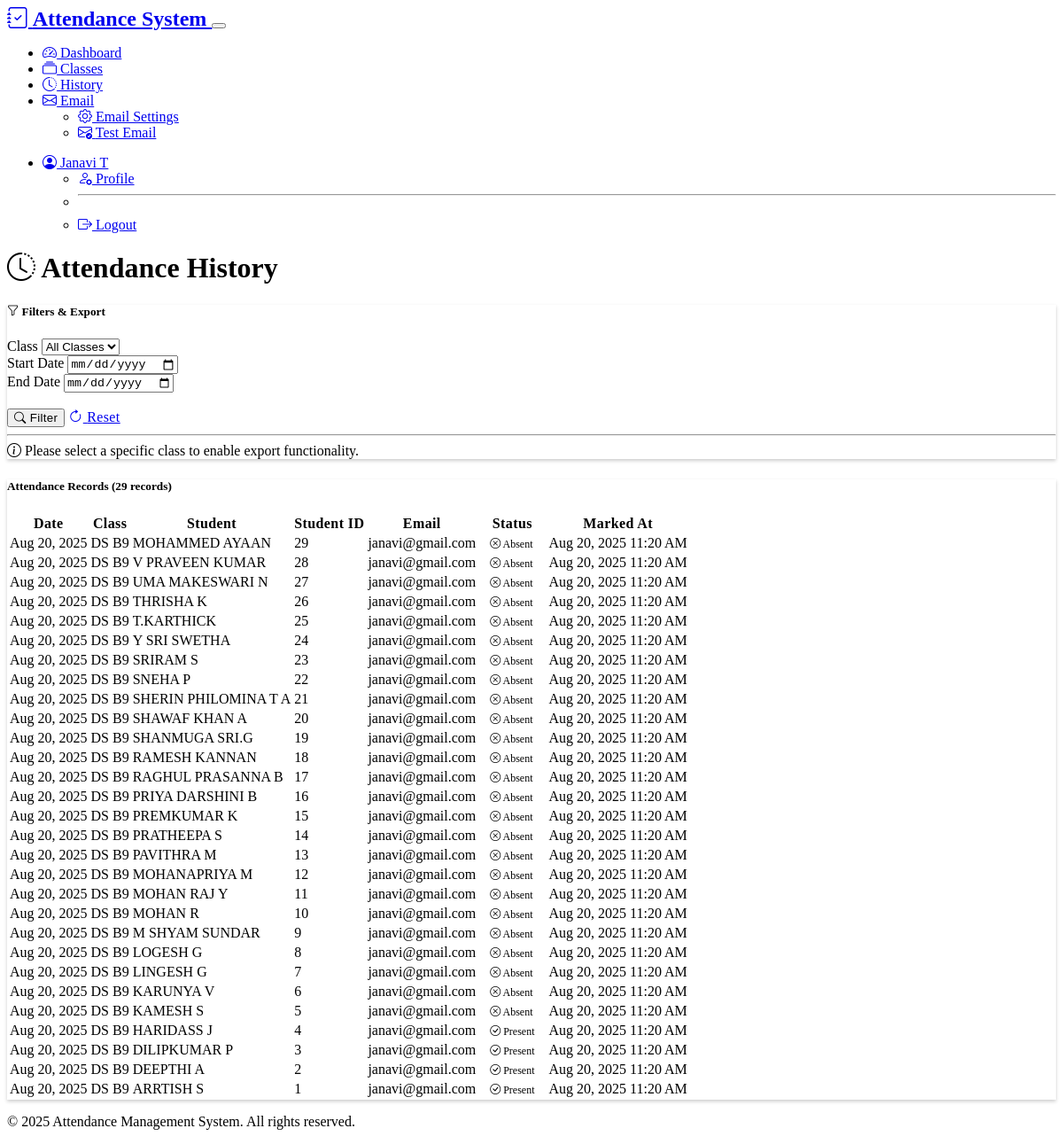
The page /history (signed in) on the database its author committed.
### models.py (models this page shows, shortened)
class Attendance(db.Model):
    id = db.Column(db.Integer, primary_key=True)
    student_id = db.Column(db.Integer, db.ForeignKey('student.id'), nullable=False)
    class_id = db.Column(db.Integer, db.ForeignKey('class.id'), nullable=False)
    date = db.Column(db.Date, nullable=False)
    status = db.Column(db.String(20), nullable=False)  # Present, Absent, Late
    marked_at = db.Column(db.DateTime, default=datetime.utcnow)
    email_sent = db.Column(db.Boolean, default=False)  # Track if absence email was sent
    __table_args__ = (db.UniqueConstraint('student_id', 'class_id', 'date', name='unique_attendance'),)

class Class(db.Model):
    id = db.Column(db.Integer, primary_key=True)
    name = db.Column(db.String(100), nullable=False)
    subject = db.Column(db.String(100), nullable=False)
    teacher_id = db.Column(db.Integer, db.ForeignKey('teacher.id'), nullable=False)
    created_at = db.Column(db.DateTime, default=datetime.utcnow)
    students = db.relationship('Student', backref='class_ref', lazy=True, cascade='all, delete-orphan')
    attendance_records = db.relationship('Attendance', backref='class_ref', lazy=True, cascade='all, delete-orphan')

class Student(db.Model):
    id = db.Column(db.Integer, primary_key=True)
    name = db.Column(db.String(100), nullable=False)
    email = db.Column(db.String(120), nullable=False)
    student_id = db.Column(db.String(50), nullable=False)
    class_id = db.Column(db.Integer, db.ForeignKey('class.id'), nullable=False)
    created_at = db.Column(db.DateTime, default=datetime.utcnow)
    attendance_records = db.relationship('Attendance', backref='student', lazy=True, cascade='all, delete-orphan')

### routes.py (the view)
@main_bp.route('/history')
def history():
    if not require_login():
        return redirect(url_for('main.login'))
    teacher_id = session['teacher_id']
    class_id = request.args.get('class_id', type=int)
    start_date = request.args.get('start_date')
    end_date = request.args.get('end_date')
    query = db.session.query(Attendance).join(Student).join(Class).filter(Class.teacher_id == teacher_id)
    if class_id:
        query = query.filter(Attendance.class_id == class_id)
    if start_date:
        try:
            start_date = datetime.strptime(start_date, '%Y-%m-%d').date()
            query = query.filter(Attendance.date >= start_date)
        except ValueError:
            pass
    if end_date:
        try:
            end_date = datetime.strptime(end_date, '%Y-%m-%d').date()
            query = query.filter(Attendance.date <= end_date)
        except ValueError:
            pass
    attendance_records = query.order_by(Attendance.date.desc(), Attendance.marked_at.desc()).all()
    teacher_classes = Class.query.filter_by(teacher_id=teacher_id).all()
    return render_template('history.html',
                         attendance_records=attendance_records,
                         teacher_classes=teacher_classes,
                         current_class_id=class_id,
                         current_start_date=start_date,
                         current_end_date=end_date)

### routes.py (called while the page is built)
def require_login():
    if 'teacher_id' not in session:
        return False
    return True

### templates/history.html (shortened to what this page needs)
{% extends "base.html" %}
{% block content %}
<div class="row">
    <div class="col-12">
        <div class="d-flex justify-content-between align-items-center mb-4">
            <h1><i class="bi bi-clock-history"></i> Attendance History</h1>
        </div>
    </div>
</div>
<div class="row mb-4">
    <div class="col-12">
        <div class="card">
            <div class="card-header">
                <h5 class="mb-0"><i class="bi bi-funnel"></i> Filters & Export</h5>
            </div>
            <div class="card-body">
                <form method="GET" class="row g-3">
                    <div class="col-md-3">
                        <label for="class_id" class="form-label">Class</label>
                        <select class="form-select" id="class_id" name="class_id">
                            <option value="">All Classes</option>
                        </select>
                    </div>
                    <div class="col-md-3">
                        <label for="start_date" class="form-label">Start Date</label>
                        <input type="date" class="form-control" id="start_date" name="start_date" value="{{ current_start_date }}">
                    </div>
                    <div class="col-md-3">
                        <label for="end_date" class="form-label">End Date</label>
                        <input type="date" class="form-control" id="end_date" name="end_date" value="{{ current_end_date }}">
                    </div>
                    <div class="col-md-3">
                        <label class="form-label">&nbsp;</label>
                        <div class="d-flex gap-2">
                            <button type="submit" class="btn btn-primary">
                                <i class="bi bi-search"></i> Filter
                            </button>
                            <a href="{{ url_for('main.history') }}" class="btn btn-outline-secondary">
                                <i class="bi bi-arrow-clockwise"></i> Reset
                            </a>
                        </div>
                    </div>
                </form>
                {% if current_class_id %}
                <hr>
                <div class="row">
                    <div class="col-md-4">
                        <label for="export_start_date" class="form-label">From Date (Optional)</label>
                        <input type="date" class="form-control" id="export_start_date">
                        <div class="form-text">Leave empty for all dates</div>
                    </div>
                    <div class="col-md-4">
                        <label for="export_end_date" class="form-label">To Date (Optional)</label>
                        <input type="date" class="form-control" id="export_end_date">
                        <div class="form-text">Leave empty for all dates</div>
                    </div>
                    <div class="col-md-4">
                        <label class="form-label">Export Options</label>
                        <div class="d-grid gap-2">
                            <button type="button" class="btn btn-success" onclick="exportData('excel', {{ current_class_id }})">
                                <i class="bi bi-file-earmark-spreadsheet"></i> Export Excel
                            </button>
                            <button type="button" class="btn btn-info" onclick="exportData('csv', {{ current_class_id }})">
                                <i class="bi bi-file-earmark-text"></i> Export CSV
                            </button>
                        </div>
                    </div>
                </div>
                {% else %}
                <hr>
                <div class="alert alert-info mb-0">
                    <i class="bi bi-info-circle"></i> Please select a specific class to enable export functionality.
                </div>
                {% endif %}
            </div>
        </div>
    </div>
</div>
<div class="row">
    <div class="col-12">
        {% if attendance_records %}
        <div class="card">
            <div class="card-header">
                <h5 class="mb-0">Attendance Records ({{ attendance_records|length }} records)</h5>
            </div>
            <div class="card-body">
                <div class="table-responsive">
                    <table class="table table-striped table-hover">
                        <thead>
                            <tr>
                                <th>Date</th>
                                <th>Class</th>
                                <th>Student</th>
                                <th>Student ID</th>
                                <th>Email</th>
                                <th>Status</th>
                                <th>Marked At</th>
                            </tr>
                        </thead>
                        <tbody>
                            {% for record in attendance_records %}
                            <tr>
                                <td>{{ record.date.strftime('%b %d, %Y') }}</td>
                                <td>{{ record.class_ref.name }}</td>
                                <td>{{ record.student.name }}</td>
                                <td>{{ record.student.student_id }}</td>
                                <td>{{ record.student.email }}</td>
                                <td>
                                    {% if record.status == 'Present' %}
                                        <span class="badge bg-success">
                                            <i class="bi bi-check-circle"></i> {{ record.status }}
                                        </span>
                                    {% elif record.status == 'Absent' %}
                                        <span class="badge bg-danger">
                                            <i class="bi bi-x-circle"></i> {{ record.status }}
                                        </span>
                                    {% else %}
                                        <span class="badge bg-warning">
                                            <i class="bi bi-clock"></i> {{ record.status }}
                                        </span>
                                    {% endif %}
                                </td>
                                <td>{{ record.marked_at.strftime('%b %d, %Y %I:%M %p') }}</td>
                            </tr>
                            {% endfor %}
                        </tbody>
                    </table>
                </div>
            </div>
        </div>
        {% endif %}
    </div>
</div>
{% endblock %}

### static/css/style.css (style rules this page uses)
:root { --bs-border-radius: 0.5rem; --bs-border-radius-lg: 0.75rem; }
.card { border: none; box-shadow: 0 0.125rem 0.25rem rgba(0, 0, 0, 0.2); transition: transform 0.2s ease-in-out, box-shadow 0.2s ease-in-out; }
.badge { font-size: 0.75em; padding: 0.375rem 0.75rem; }
.table { --bs-table-hover-bg: rgba(255, 255, 255, 0.05); }
.table th { border-top: none; font-weight: 600; letter-spacing: 0.025em; }
.btn { font-weight: 500; letter-spacing: 0.025em; transition: all 0.2s ease-in-out; }
.table-responsive { border-radius: var(--bs-border-radius); }
.alert { border: none; border-radius: var(--bs-border-radius-lg); }
[data-bs-theme="dark"] { --bs-body-bg: #1a1d23; --bs-body-color: #dee2e6; }
[data-bs-theme="dark"] .card { background-color: var(--bs-dark); border-color: var(--bs-border-color); }
[data-bs-theme="dark"] .table { --bs-table-color: var(--bs-body-color); --bs-table-bg: transparent; }

### rows shown on the page
Attendance: date "Aug 20, 2025", class_ref.name "DS B9", student.name "MOHAMMED AYAAN", student.student_id "29", student.email "janavi@gmail.com", status "Absent", marked_at "Aug 20, 2025 11:20 AM"
Attendance: date "Aug 20, 2025", class_ref.name "DS B9", student.name "V PRAVEEN KUMAR", student.student_id "28", student.email "janavi@gmail.com", status "Absent", marked_at "Aug 20, 2025 11:20 AM"
Attendance: date "Aug 20, 2025", class_ref.name "DS B9", student.name "UMA MAKESWARI N", student.student_id "27", student.email "janavi@gmail.com", status "Absent", marked_at "Aug 20, 2025 11:20 AM"
Attendance: date "Aug 20, 2025", class_ref.name "DS B9", student.name "THRISHA K", student.student_id "26", student.email "janavi@gmail.com", status "Absent", marked_at "Aug 20, 2025 11:20 AM"
Attendance: date "Aug 20, 2025", class_ref.name "DS B9", student.name "T.KARTHICK", student.student_id "25", student.email "janavi@gmail.com", status "Absent", marked_at "Aug 20, 2025 11:20 AM"
Attendance: date "Aug 20, 2025", class_ref.name "DS B9", student.name "Y SRI SWETHA", student.student_id "24", student.email "janavi@gmail.com", status "Absent", marked_at "Aug 20, 2025 11:20 AM"
Attendance: date "Aug 20, 2025", class_ref.name "DS B9", student.name "SRIRAM S", student.student_id "23", student.email "janavi@gmail.com", status "Absent", marked_at "Aug 20, 2025 11:20 AM"
Attendance: date "Aug 20, 2025", class_ref.name "DS B9", student.name "SNEHA P", student.student_id "22", student.email "janavi@gmail.com", status "Absent", marked_at "Aug 20, 2025 11:20 AM"
Attendance: date "Aug 20, 2025", class_ref.name "DS B9", student.name "SHERIN PHILOMINA T A", student.student_id "21", student.email "janavi@gmail.com", status "Absent", marked_at "Aug 20, 2025 11:20 AM"
Attendance: date "Aug 20, 2025", class_ref.name "DS B9", student.name "SHAWAF KHAN A", student.student_id "20", student.email "janavi@gmail.com", status "Absent", marked_at "Aug 20, 2025 11:20 AM"
Attendance: date "Aug 20, 2025", class_ref.name "DS B9", student.name "SHANMUGA SRI.G", student.student_id "19", student.email "janavi@gmail.com", status "Absent", marked_at "Aug 20, 2025 11:20 AM"
Attendance: date "Aug 20, 2025", class_ref.name "DS B9", student.name "RAMESH KANNAN", student.student_id "18", student.email "janavi@gmail.com", status "Absent", marked_at "Aug 20, 2025 11:20 AM"
Attendance: date "Aug 20, 2025", class_ref.name "DS B9", student.name "RAGHUL PRASANNA B", student.student_id "17", student.email "janavi@gmail.com", status "Absent", marked_at "Aug 20, 2025 11:20 AM"
Attendance: date "Aug 20, 2025", class_ref.name "DS B9", student.name "PRIYA DARSHINI B", student.student_id "16", student.email "janavi@gmail.com", status "Absent", marked_at "Aug 20, 2025 11:20 AM"
Attendance: date "Aug 20, 2025", class_ref.name "DS B9", student.name "PREMKUMAR K", student.student_id "15", student.email "janavi@gmail.com", status "Absent", marked_at "Aug 20, 2025 11:20 AM"
Attendance: date "Aug 20, 2025", class_ref.name "DS B9", student.name "PRATHEEPA S", student.student_id "14", student.email "janavi@gmail.com", status "Absent", marked_at "Aug 20, 2025 11:20 AM"
Attendance: date "Aug 20, 2025", class_ref.name "DS B9", student.name "PAVITHRA M", student.student_id "13", student.email "janavi@gmail.com", status "Absent", marked_at "Aug 20, 2025 11:20 AM"
Attendance: date "Aug 20, 2025", class_ref.name "DS B9", student.name "MOHANAPRIYA M", student.student_id "12", student.email "janavi@gmail.com", status "Absent", marked_at "Aug 20, 2025 11:20 AM"
Attendance: date "Aug 20, 2025", class_ref.name "DS B9", student.name "MOHAN RAJ Y", student.student_id "11", student.email "janavi@gmail.com", status "Absent", marked_at "Aug 20, 2025 11:20 AM"
Attendance: date "Aug 20, 2025", class_ref.name "DS B9", student.name "MOHAN R", student.student_id "10", student.email "janavi@gmail.com", status "Absent", marked_at "Aug 20, 2025 11:20 AM"
Attendance: date "Aug 20, 2025", class_ref.name "DS B9", student.name "M SHYAM SUNDAR", student.student_id "9", student.email "janavi@gmail.com", status "Absent", marked_at "Aug 20, 2025 11:20 AM"
Attendance: date "Aug 20, 2025", class_ref.name "DS B9", student.name "LOGESH G", student.student_id "8", student.email "janavi@gmail.com", status "Absent", marked_at "Aug 20, 2025 11:20 AM"
Attendance: date "Aug 20, 2025", class_ref.name "DS B9", student.name "LINGESH G", student.student_id "7", student.email "janavi@gmail.com", status "Absent", marked_at "Aug 20, 2025 11:20 AM"
Attendance: date "Aug 20, 2025", class_ref.name "DS B9", student.name "KARUNYA V", student.student_id "6", student.email "janavi@gmail.com", status "Absent", marked_at "Aug 20, 2025 11:20 AM"
Attendance: date "Aug 20, 2025", class_ref.name "DS B9", student.name "KAMESH S", student.student_id "5", student.email "janavi@gmail.com", status "Absent", marked_at "Aug 20, 2025 11:20 AM"
Attendance: date "Aug 20, 2025", class_ref.name "DS B9", student.name "HARIDASS J", student.student_id "4", student.email "janavi@gmail.com", status "Present", marked_at "Aug 20, 2025 11:20 AM"
Attendance: date "Aug 20, 2025", class_ref.name "DS B9", student.name "DILIPKUMAR P", student.student_id "3", student.email "janavi@gmail.com", status "Present", marked_at "Aug 20, 2025 11:20 AM"
Attendance: date "Aug 20, 2025", class_ref.name "DS B9", student.name "DEEPTHI A", student.student_id "2", student.email "janavi@gmail.com", status "Present", marked_at "Aug 20, 2025 11:20 AM"
Attendance: date "Aug 20, 2025", class_ref.name "DS B9", student.name "ARRTISH S", student.student_id "1", student.email "janavi@gmail.com", status "Present", marked_at "Aug 20, 2025 11:20 AM"

### other values the page prints
{{ session.teacher_name }} "Janavi T"
{{ attendance_records|length }} "29"
